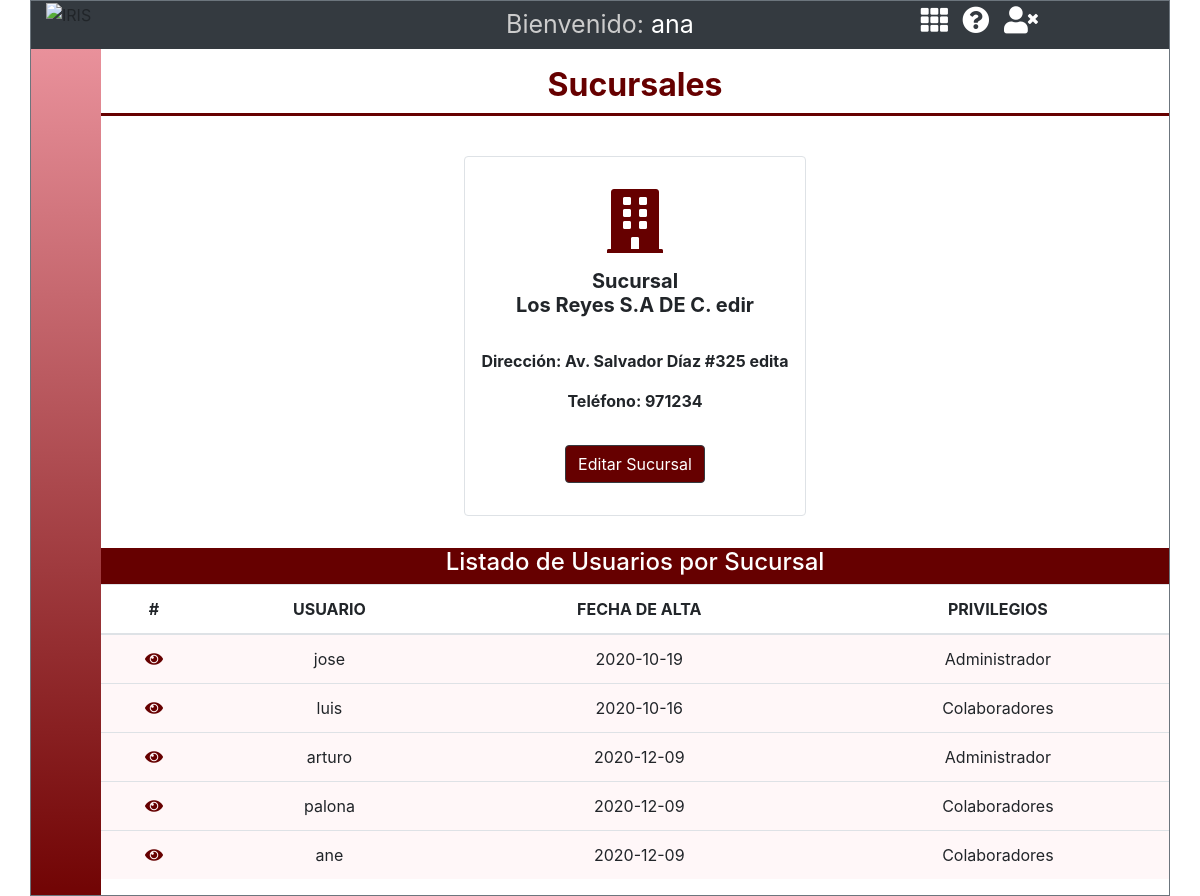
The app's page /views/sucursales_detalle.php?ids=1 (signed in) with its own data.
### tables this page shows
CREATE TABLE `colaboradores` (
  `id` int(11) NOT NULL,
  `nomcol` varchar(100) DEFAULT NULL,
  `fechacol` date DEFAULT NULL,
  `correo` varchar(100) DEFAULT NULL,
  `cuenta` varchar(100) DEFAULT NULL,
  `contra` varchar(100) DEFAULT NULL,
  `idrol` int(11) DEFAULT NULL
);

CREATE TABLE `sucursal` (
  `id` int(11) NOT NULL,
  `nomsuc` varchar(100) DEFAULT NULL,
  `dirsuc` varchar(100) DEFAULT NULL,
  `telsuc` varchar(50) DEFAULT NULL,
  `cp` varchar(20) NOT NULL,
  `estado` varchar(50) NOT NULL
);

CREATE TABLE `rol` (
  `id` int(11) NOT NULL,
  `tipo_rol` varchar(100) DEFAULT NULL,
  `cambios` varchar(100) DEFAULT NULL
);

### model/conexion.php (called while the page is built)
<?php
class conexion{
    public static function con(){
        include 'liga_BD.php';
        $link->set_charset("utf8");
        return $link;
    }
}
?>

### model/model_sucursal.php (called while the page is built, shortened)
<?php
include 'conexion.php';
class consul{
    private $db;
    private $lista;
    public function __construct(){
        $this->db=conexion::con();
        $this->lista=array();
    }
    public function sucursal($ids){
        $consulta=$this->db->query("SELECT * FROM sucursal WHERE id=$ids");
        while($filas=$consulta->fetch_assoc()){
            $this->lista[]=$filas;
        }
        return $this->lista;
    }
    public function colaboradorSucIc($idsuc){
        $consulta=$this->db->query("SELECT colaboradores.id as idcol, colaboradores.nomcol, colaboradores.cuenta, colaboradores.fechacol, rol.tipo_rol,sucursal.id as idsuc  from colaboradores INNER JOIN sucursal_colaborador on colaboradores.id=sucursal_colaborador.idcol INNER JOIN sucursal on sucursal.id=sucursal_colaborador.idsuc INNER JOIN rol ON colaboradores.idrol=rol.id WHERE sucursal.id=$idsuc AND rol.tipo_rol!='SuperAdministrador'");
        while($filas=$consulta->fetch_assoc()){
            $this->lista[]=$filas;
        }
        return $this->lista;
    }
    public function colaboradores($idc){
        $consulta=$this->db->query("SELECT nomcol, idrol , cuenta FROM colaboradores WHERE id=$idc");
        while($filas=$consulta->fetch_assoc()){
            $this->lista[]=$filas;
        }
        return $this->lista;
    }
}
?>

### views/sucursales_detalle.php (the view, shortened to what this page needs)
<?php
require_once("../model/model_sucursal.php");
if($_SESSION['rol']==="SuperAdministrador"){
  $ids = $_GET['ids'];
$col= new consul();
$detallecolsuc = $col->colaboradorSucIc($ids);
$col2= new consul();
$detallesuc = $col2->sucursal($ids);
$col1= new consul();
$detalleCol = $col1->colaboradores($_SESSION['idc']);
}
?>
<!DOCTYPE html>
<html lang="es">
<head>
    <link async href="../content/css/bootstrap.css" rel="stylesheet">
    <link  async rel="stylesheet" href="../content/css/estilos.css">
    <link href="../vendor/fontawesome-free/css/all.min.css" rel="stylesheet" type="text/css">
    <link rel="stylesheet" href="../content/js/popper.min.js">
  </head>
  <body>
<div class="container border border-secondary">
  <div class="row bg-dark">
              <div class="col-md-4 d-none d-md-block"><img src="../content/imagenes/logo.png" alt="IRIS" class="logo_iris"></div>
              <div class="col-sm-6 col-md-4 text-center user_text">
              <?php foreach ($detalleCol as $row) { ?>
               <span class="gris_claro">Bienvenido:</span> <?php echo $row['cuenta']; ?>
               </div>
              <div class="col-sm-6 col-md-4 iconos_menu ">
                <div class="text-center">
                <a href="menus_cuadros.php"><i class="fas fa-th"></i></a>
                <a href="#"><i class="fas fa-question-circle"></i></a>
                <a href="../model/cerrar.php"><i class="fas fa-user-times"></i></a>
                </div>
              </div>
  </div>
  <div class="row ">
    <div class="d-flex flex-row">
      <div>
        <div class="menu_lateral iconos_menu degradado ">
    </div>
  </div>
      <div class="">
        <div class="contenedor_cabezal  border_seccion bg-white mb-2">
          <h1 class="text-center rojo_obscuro titulo_seccion mt-3 mb-2">Sucursales</h1>
      </div>
        <div class="d-flex justify-content-center  p-3">
            <div class="border rounded p-3 text-center box_sucursal m-3">
              <i class="fas fa-building fa-4x m-3 rojo_obscuro"></i>
              <?php foreach ($detallesuc as $row3) { ?>
              <p class="font-weight-bold h5">Sucursal <br> <?php echo $row3['nomsuc']; ?></p> <br>
              <p class="font-weight-bold "> Dirección: <?php echo $row3['dirsuc']; ?></p>
              <p class="font-weight-bold "> Teléfono: <?php echo $row3['telsuc']; ?></p>
              <?php foreach ($detalleCol as $row) {
                if($row['idrol']==1){  ?>
               <a href="sucursales_edicion_suc.php?id=<?php echo $row3['id']; ?>" type="button" class="btn btn-dark  m-3 rojo_obscuro_btn" >
              Editar Sucursal</a>
              <?php
              }
            }
            }?>
        </div>
    </div>
    <div class="d-flex rojo_obscuro_btn text-white justify-content-center">
      <div><p class="text-center h4">Listado de Usuarios por Sucursal</p></div>
    </div>
    <div class="d-flex flex-row">
         <table class="table">
              <thead>
                <tr>
                  <th scope="col" class="text-center">#</th>
                  <th scope="col" class="text-center"> USUARIO</th>
                  <th scope="col" class="text-center">FECHA DE ALTA</th>
                  <th scope="col" class="text-center" >PRIVILEGIOS</th>
                </tr>
              </thead>
              <tbody>
              <?php foreach ($detallecolsuc as $row2) { ?>
                <tr class="color_rojo_suave">
                    <td class="text-center" >
                    <?php if($row['idrol']==1){ ?>
                    <a href="sucursales_edicion_user.php?idcol=<?php echo $row2['idcol']; ?>&ids=<?php echo $row2['idsuc']; ?>" class="rojo_obscuro"><i class="fas fa-eye"></i></a>
                    <?php } if($row['idrol']==2){?>
                      <a href="sucursales_edicion_user.php?idcol=<?php echo $row2['idcol']; ?>" class="rojo_obscuro"><i class="fas fa-eye"></i></a>
                    <?php }if($row['idrol']==3){?>
                      <a href="sucursales_edicion_user.php?idcol=<?php echo $row2['idcol']; ?>" class="rojo_obscuro"><i class="fas fa-eye" onclick="return false"></i></a>
                      <?php }?>
                    </td>
                  <td class="text-center"> <a  class="rojo_obscuro"><?php echo $row2['cuenta']; ?></a> </td>
                  <td class="text-center"><?php echo $row2['fechacol']; ?></td>
                  <td class="text-center">
                  <?php echo $row2['tipo_rol']; ?>
                </td>
                </tr>
                <?php } ?>
              </tbody>
            </table>
        </div>
    </div>
    <?php } ?>
    </div>
</div>
  </div>
</body></html>

### content/css/estilos.css (style rules this page uses)
body a, a:link, a:hover { text-decoration: none; }
.box_sucursal { cursor: pointer; }
.logo_iris { width: 70px; }
.contenedor_cabezal { width: 1068px; padding:15px; box-sizing: border-box; background: white; }
.degradado { background: linear-gradient(180deg, #E9919B 0%, rgba(255, 255, 255, 0) 100%), #710404; background-repeat: no-repeat; background-size: cover; }
.menu_lateral { padding-top: 30px; width: 70px; min-height: 725px; height: 100%; }
.rojo_obscuro { color:#660000; }
.rojo_obscuro_btn { background-color:#660000; }
.color_rojo_suave { background-color:#fff7f8; }
.gris_claro { color: #ccc; }
.titulo_seccion { font-size: 2em; font-weight: bold; }
.border_seccion { border-bottom: solid 3px #660000; }
h1, h2, h3 { margin:0px; margin:0px; line-height: 10px; }
.iconos_menu a { color:white; font-size: 1.7em; padding: 5px; margin-top: 10px; }
.user_text { font-size: 25px; color:#fff; padding: 5px; }

### records on screen
colaboradores: cuenta "ana"
sucursal: nomsuc "Los Reyes S.A DE C. edir", dirsuc "Av. Salvador Díaz #325 edita", telsuc "971234"
colaboradores: cuenta "jose", fechacol "2020-10-19", idrol.tipo_rol "Administrador"
colaboradores: cuenta "luis", fechacol "2020-10-16", idrol.tipo_rol "Colaboradores"
colaboradores: cuenta "arturo", fechacol "2020-12-09", idrol.tipo_rol "Administrador"
colaboradores: cuenta "palona", fechacol "2020-12-09", idrol.tipo_rol "Colaboradores"
colaboradores: cuenta "ane", fechacol "2020-12-09", idrol.tipo_rol "Colaboradores"
